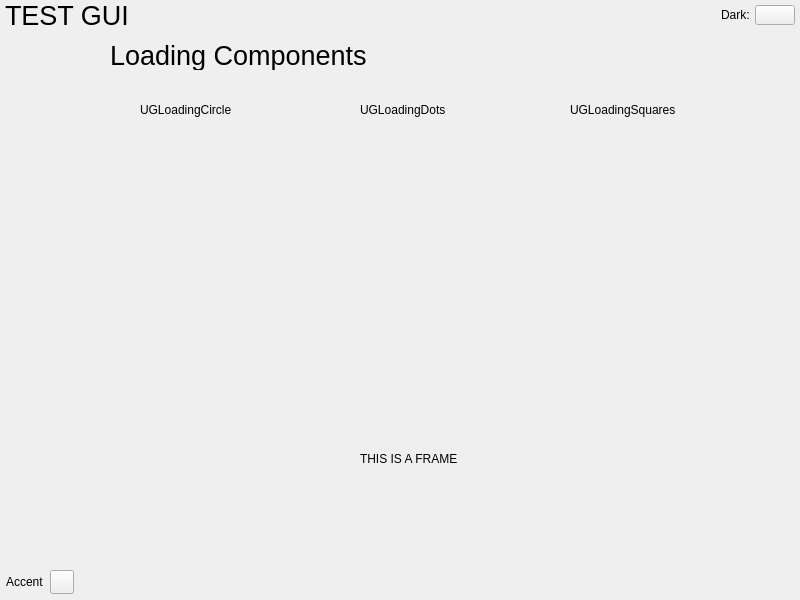
<?xml version="1.0" encoding="UTF-8"?>
<ui version="4.0">
 <class>MainWindow</class>
 <widget class="QMainWindow" name="MainWindow">
  <property name="geometry">
   <rect>
    <x>0</x>
    <y>0</y>
    <width>800</width>
    <height>600</height>
   </rect>
  </property>
  <property name="windowTitle">
   <string>MainWindow</string>
  </property>
  <widget class="QWidget" name="centralwidget">
   <layout class="QVBoxLayout" name="verticalLayout">
    <property name="spacing">
     <number>0</number>
    </property>
    <property name="leftMargin">
     <number>0</number>
    </property>
    <property name="topMargin">
     <number>0</number>
    </property>
    <property name="rightMargin">
     <number>0</number>
    </property>
    <property name="bottomMargin">
     <number>0</number>
    </property>
    <item>
     <widget class="QWidget" name="widget" native="true">
      <property name="maximumSize">
       <size>
        <width>16777215</width>
        <height>30</height>
       </size>
      </property>
      <layout class="QHBoxLayout" name="horizontalLayout">
       <property name="spacing">
        <number>5</number>
       </property>
       <property name="leftMargin">
        <number>5</number>
       </property>
       <property name="topMargin">
        <number>0</number>
       </property>
       <property name="rightMargin">
        <number>5</number>
       </property>
       <property name="bottomMargin">
        <number>0</number>
       </property>
       <item>
        <widget class="QLabel" name="title">
         <property name="font">
          <font>
           <pointsize>20</pointsize>
          </font>
         </property>
         <property name="text">
          <string>TEST GUI</string>
         </property>
        </widget>
       </item>
       <item>
        <spacer name="horizontalSpacer">
         <property name="orientation">
          <enum>Qt::Orientation::Horizontal</enum>
         </property>
         <property name="sizeHint" stdset="0">
          <size>
           <width>615</width>
           <height>20</height>
          </size>
         </property>
        </spacer>
       </item>
       <item>
        <widget class="QLabel" name="darkThemeLabel">
         <property name="text">
          <string>Dark:</string>
         </property>
        </widget>
       </item>
       <item>
        <widget class="gui::UGToggle" name="darkThemeToggle">
         <property name="sizePolicy">
          <sizepolicy hsizetype="Minimum" vsizetype="Minimum">
           <horstretch>0</horstretch>
           <verstretch>0</verstretch>
          </sizepolicy>
         </property>
         <property name="maximumSize">
          <size>
           <width>40</width>
           <height>20</height>
          </size>
         </property>
         <property name="text">
          <string/>
         </property>
        </widget>
       </item>
      </layout>
     </widget>
    </item>
    <item>
     <widget class="QWidget" name="widget_3" native="true">
      <layout class="QHBoxLayout" name="horizontalLayout_2">
       <property name="spacing">
        <number>0</number>
       </property>
       <property name="leftMargin">
        <number>0</number>
       </property>
       <property name="topMargin">
        <number>0</number>
       </property>
       <property name="rightMargin">
        <number>0</number>
       </property>
       <property name="bottomMargin">
        <number>0</number>
       </property>
       <item>
        <widget class="QWidget" name="sideWidget" native="true">
         <layout class="QVBoxLayout" name="verticalLayout_2">
          <property name="spacing">
           <number>0</number>
          </property>
          <property name="leftMargin">
           <number>0</number>
          </property>
          <property name="topMargin">
           <number>0</number>
          </property>
          <property name="rightMargin">
           <number>0</number>
          </property>
          <property name="bottomMargin">
           <number>0</number>
          </property>
          <item>
           <widget class="gui::UGSelector" name="selector" native="true">
            <property name="minimumSize">
             <size>
              <width>100</width>
              <height>100</height>
             </size>
            </property>
           </widget>
          </item>
          <item>
           <spacer name="verticalSpacer">
            <property name="orientation">
             <enum>Qt::Orientation::Vertical</enum>
            </property>
            <property name="sizeHint" stdset="0">
             <size>
              <width>20</width>
              <height>367</height>
             </size>
            </property>
           </spacer>
          </item>
          <item>
           <widget class="QWidget" name="accentPickerContainer" native="true">
            <layout class="QHBoxLayout" name="horizontalLayout_6">
             <property name="spacing">
              <number>6</number>
             </property>
             <property name="leftMargin">
              <number>6</number>
             </property>
             <property name="topMargin">
              <number>6</number>
             </property>
             <property name="rightMargin">
              <number>6</number>
             </property>
             <property name="bottomMargin">
              <number>6</number>
             </property>
             <item>
              <widget class="QLabel" name="accentColorLabel">
               <property name="text">
                <string>Accent</string>
               </property>
              </widget>
             </item>
             <item>
              <widget class="QPushButton" name="accentColorButton">
               <property name="minimumSize">
                <size>
                 <width>24</width>
                 <height>24</height>
                </size>
               </property>
               <property name="maximumSize">
                <size>
                 <width>24</width>
                 <height>24</height>
                </size>
               </property>
               <property name="text">
                <string/>
               </property>
              </widget>
             </item>
             <item>
              <spacer name="horizontalSpacer_5">
               <property name="orientation">
                <enum>Qt::Orientation::Horizontal</enum>
               </property>
               <property name="sizeHint" stdset="0">
                <size>
                 <width>40</width>
                 <height>20</height>
                </size>
               </property>
              </spacer>
             </item>
            </layout>
           </widget>
          </item>
         </layout>
        </widget>
       </item>
       <item>
        <widget class="QStackedWidget" name="stackedWidget">
         <property name="currentIndex">
          <number>4</number>
         </property>
         <widget class="QWidget" name="page_1">
          <layout class="QVBoxLayout" name="verticalLayout_5">
           <item>
            <widget class="QLabel" name="title_2">
             <property name="sizePolicy">
              <sizepolicy hsizetype="Preferred" vsizetype="Maximum">
               <horstretch>0</horstretch>
               <verstretch>0</verstretch>
              </sizepolicy>
             </property>
             <property name="font">
              <font>
               <pointsize>20</pointsize>
              </font>
             </property>
             <property name="text">
              <string>UGButton test dashboard</string>
             </property>
            </widget>
           </item>
           <item>
            <widget class="QWidget" name="widget_5" native="true">
             <layout class="QHBoxLayout" name="horizontalLayout_5">
              <property name="spacing">
               <number>10</number>
              </property>
              <property name="leftMargin">
               <number>2</number>
              </property>
              <property name="topMargin">
               <number>2</number>
              </property>
              <property name="rightMargin">
               <number>2</number>
              </property>
              <property name="bottomMargin">
               <number>2</number>
              </property>
              <item>
               <widget class="gui::UGButton" name="testPB">
                <property name="text">
                 <string>Button</string>
                </property>
               </widget>
              </item>
              <item>
               <widget class="gui::UGLed" name="statusLed" native="true">
                <property name="minimumSize">
                 <size>
                  <width>20</width>
                  <height>20</height>
                 </size>
                </property>
                <property name="maximumSize">
                 <size>
                  <width>20</width>
                  <height>20</height>
                 </size>
                </property>
               </widget>
              </item>
              <item>
               <widget class="QWidget" name="widget_6" native="true">
                <layout class="QVBoxLayout" name="verticalLayout_3">
                 <item>
                  <widget class="QCheckBox" name="buttonTestToggleCB">
                   <property name="text">
                    <string>Toggle</string>
                   </property>
                  </widget>
                 </item>
                 <item>
                  <widget class="QCheckBox" name="buttonTestTouchCB">
                   <property name="text">
                    <string>Hovering</string>
                   </property>
                  </widget>
                 </item>
                 <item>
                  <widget class="QCheckBox" name="buttonTestAutomodeCB">
                   <property name="text">
                    <string>Auto</string>
                   </property>
                   <property name="checked">
                    <bool>true</bool>
                   </property>
                  </widget>
                 </item>
                </layout>
               </widget>
              </item>
              <item>
               <widget class="Line" name="line">
                <property name="orientation">
                 <enum>Qt::Orientation::Vertical</enum>
                </property>
               </widget>
              </item>
              <item>
               <widget class="gui::UGToggle" name="testToggle">
                <property name="sizePolicy">
                 <sizepolicy hsizetype="Minimum" vsizetype="Minimum">
                  <horstretch>0</horstretch>
                  <verstretch>0</verstretch>
                 </sizepolicy>
                </property>
                <property name="maximumSize">
                 <size>
                  <width>56</width>
                  <height>22</height>
                 </size>
                </property>
                <property name="minimumSize">
                 <size>
                  <width>56</width>
                  <height>22</height>
                 </size>
                </property>
                <property name="text">
                 <string/>
                </property>
               </widget>
              </item>
              <item>
               <widget class="QWidget" name="widget_7" native="true">
                <layout class="QVBoxLayout" name="verticalLayout_4">
                 <item>
                  <widget class="QPushButton" name="testToggleEnable">
                   <property name="text">
                    <string>Enable</string>
                   </property>
                  </widget>
                 </item>
                 <item>
                  <widget class="QPushButton" name="testToggleDisable">
                   <property name="text">
                    <string>Disable</string>
                   </property>
                  </widget>
                 </item>
                </layout>
               </widget>
              </item>
              <item>
               <spacer name="horizontalSpacer_3">
                <property name="orientation">
                 <enum>Qt::Orientation::Horizontal</enum>
                </property>
                <property name="sizeHint" stdset="0">
                 <size>
                  <width>397</width>
                  <height>20</height>
                 </size>
                </property>
               </spacer>
              </item>
             </layout>
            </widget>
           </item>
           <item>
            <widget class="QLabel" name="title_3">
             <property name="sizePolicy">
              <sizepolicy hsizetype="Preferred" vsizetype="Maximum">
               <horstretch>0</horstretch>
               <verstretch>0</verstretch>
              </sizepolicy>
             </property>
             <property name="font">
              <font>
               <pointsize>20</pointsize>
              </font>
             </property>
             <property name="text">
              <string>UGLogger test dashboard</string>
             </property>
            </widget>
           </item>
           <item>
            <widget class="QWidget" name="widget_4" native="true">
             <layout class="QHBoxLayout" name="horizontalLayout_4">
              <item>
               <widget class="gui::UGLogger" name="buttonLogger" native="true">
                <property name="minimumSize">
                 <size>
                  <width>200</width>
                  <height>60</height>
                 </size>
                </property>
                <property name="maximumSize">
                 <size>
                  <width>200</width>
                  <height>60</height>
                 </size>
                </property>
               </widget>
              </item>
              <item>
               <spacer name="horizontalSpacer_2">
                <property name="orientation">
                 <enum>Qt::Orientation::Horizontal</enum>
                </property>
                <property name="sizeHint" stdset="0">
                 <size>
                  <width>40</width>
                  <height>20</height>
                 </size>
                </property>
               </spacer>
              </item>
             </layout>
            </widget>
           </item>
           <item>
            <widget class="QWidget" name="widget_8" native="true">
             <property name="minimumSize">
              <size>
               <width>0</width>
               <height>100</height>
              </size>
             </property>
             <layout class="QVBoxLayout" name="verticalLayout_7">
              <property name="spacing">
               <number>0</number>
              </property>
              <property name="leftMargin">
               <number>0</number>
              </property>
              <property name="topMargin">
               <number>0</number>
              </property>
              <property name="rightMargin">
               <number>0</number>
              </property>
              <property name="bottomMargin">
               <number>0</number>
              </property>
              <item>
               <widget class="QLabel" name="title_9">
                <property name="maximumSize">
                 <size>
                  <width>16777215</width>
                  <height>20</height>
                 </size>
                </property>
                <property name="font">
                 <font>
                  <pointsize>20</pointsize>
                 </font>
                </property>
                <property name="text">
                 <string>UGButtonArray</string>
                </property>
               </widget>
              </item>
              <item>
               <widget class="QWidget" name="widget_9" native="true">
                <layout class="QHBoxLayout" name="horizontalLayout_3">
                 <property name="spacing">
                  <number>0</number>
                 </property>
                 <property name="leftMargin">
                  <number>0</number>
                 </property>
                 <property name="topMargin">
                  <number>0</number>
                 </property>
                 <property name="rightMargin">
                  <number>0</number>
                 </property>
                 <property name="bottomMargin">
                  <number>0</number>
                 </property>
                 <item>
                  <widget class="gui::UGButtonArray" name="horizontalButtonArray" native="true">
                   <property name="minimumSize">
                    <size>
                     <width>200</width>
                     <height>0</height>
                    </size>
                   </property>
                  </widget>
                 </item>
                 <item>
                  <widget class="gui::UGButtonArray" name="verticalButtonArray" native="true">
                   <property name="minimumSize">
                    <size>
                     <width>200</width>
                     <height>0</height>
                    </size>
                   </property>
                  </widget>
                 </item>
                 <item>
                  <spacer name="horizontalSpacer_4">
                   <property name="orientation">
                    <enum>Qt::Orientation::Horizontal</enum>
                   </property>
                   <property name="sizeHint" stdset="0">
                    <size>
                     <width>40</width>
                     <height>20</height>
                    </size>
                   </property>
                  </spacer>
                 </item>
                </layout>
               </widget>
              </item>
             </layout>
            </widget>
           </item>
          </layout>
         </widget>
         <widget class="QWidget" name="page_2">
          <widget class="gui::UGSlider" name="slider" native="true">
           <property name="geometry">
            <rect>
             <x>10</x>
             <y>70</y>
             <width>380</width>
             <height>15</height>
            </rect>
           </property>
           <property name="minimumSize">
            <size>
             <width>380</width>
             <height>15</height>
            </size>
           </property>
           <property name="maximumSize">
            <size>
             <width>380</width>
             <height>15</height>
            </size>
           </property>
          </widget>
          <widget class="QLabel" name="title_4">
           <property name="geometry">
            <rect>
             <x>10</x>
             <y>10</y>
             <width>331</width>
             <height>30</height>
            </rect>
           </property>
           <property name="font">
            <font>
             <pointsize>20</pointsize>
            </font>
           </property>
           <property name="text">
            <string>UGSlider test dashboard</string>
           </property>
          </widget>
          <widget class="QLabel" name="sliderLabel">
           <property name="geometry">
            <rect>
             <x>480</x>
             <y>70</y>
             <width>101</width>
             <height>20</height>
            </rect>
           </property>
           <property name="text">
            <string>0</string>
           </property>
          </widget>
          <widget class="gui::UGLoadingBar" name="loadingBar" native="true">
           <property name="geometry">
            <rect>
             <x>90</x>
             <y>200</y>
             <width>351</width>
             <height>6</height>
            </rect>
           </property>
           <property name="minimumSize">
            <size>
             <width>0</width>
             <height>6</height>
            </size>
           </property>
           <property name="maximumSize">
            <size>
             <width>16777215</width>
             <height>6</height>
            </size>
           </property>
          </widget>
          <widget class="QLabel" name="title_5">
           <property name="geometry">
            <rect>
             <x>10</x>
             <y>140</y>
             <width>381</width>
             <height>30</height>
            </rect>
           </property>
           <property name="font">
            <font>
             <pointsize>20</pointsize>
            </font>
           </property>
           <property name="text">
            <string>UGLoadingBar test dashboard</string>
           </property>
          </widget>
          <widget class="QLabel" name="title_6">
           <property name="geometry">
            <rect>
             <x>10</x>
             <y>270</y>
             <width>221</width>
             <height>30</height>
            </rect>
           </property>
           <property name="font">
            <font>
             <pointsize>20</pointsize>
            </font>
           </property>
           <property name="text">
            <string>UGScroll test dashboard</string>
           </property>
          </widget>
          <widget class="gui::UGScroll" name="scroll" native="true">
           <property name="geometry">
            <rect>
             <x>60</x>
             <y>310</y>
             <width>100</width>
             <height>20</height>
            </rect>
           </property>
           <property name="minimumSize">
            <size>
             <width>100</width>
             <height>20</height>
            </size>
           </property>
           <property name="maximumSize">
            <size>
             <width>100</width>
             <height>20</height>
            </size>
           </property>
          </widget>
          <widget class="QLabel" name="title_7">
           <property name="geometry">
            <rect>
             <x>380</x>
             <y>260</y>
             <width>221</width>
             <height>30</height>
            </rect>
           </property>
           <property name="font">
            <font>
             <pointsize>20</pointsize>
            </font>
           </property>
           <property name="text">
            <string>UGPicker test dashboard</string>
           </property>
          </widget>
          <widget class="QWidget" name="widget_2" native="true">
           <property name="geometry">
            <rect>
             <x>380</x>
             <y>310</y>
             <width>204</width>
             <height>78</height>
            </rect>
           </property>
           <layout class="QVBoxLayout" name="verticalLayout_6">
            <item>
             <widget class="gui::UGPicker" name="picker" native="true">
              <property name="minimumSize">
               <size>
                <width>180</width>
                <height>20</height>
               </size>
              </property>
              <property name="maximumSize">
               <size>
                <width>180</width>
                <height>20</height>
               </size>
              </property>
             </widget>
            </item>
            <item>
             <widget class="gui::UGButton" name="testPB_2">
              <property name="text">
               <string>Button</string>
              </property>
             </widget>
            </item>
           </layout>
          </widget>
          <widget class="QLabel" name="title_8">
           <property name="geometry">
            <rect>
             <x>10</x>
             <y>350</y>
             <width>221</width>
             <height>30</height>
            </rect>
           </property>
           <property name="font">
            <font>
             <pointsize>20</pointsize>
            </font>
           </property>
           <property name="text">
            <string>UGSegDisplay</string>
           </property>
          </widget>
          <widget class="gui::UGSegDisplay" name="segdisplay" native="true">
           <property name="geometry">
            <rect>
             <x>0</x>
             <y>400</y>
             <width>191</width>
             <height>141</height>
            </rect>
           </property>
          </widget>
         </widget>
         <widget class="QWidget" name="page_3">
          <widget class="gui::UGPlotter" name="plotter" native="true">
           <property name="geometry">
            <rect>
             <x>20</x>
             <y>30</y>
             <width>600</width>
             <height>200</height>
            </rect>
           </property>
           <property name="minimumSize">
            <size>
             <width>600</width>
             <height>200</height>
            </size>
           </property>
           <property name="maximumSize">
            <size>
             <width>600</width>
             <height>200</height>
            </size>
           </property>
          </widget>
          <widget class="gui::UGOscilloscope" name="oscilloscope" native="true">
           <property name="geometry">
            <rect>
             <x>20</x>
             <y>270</y>
             <width>631</width>
             <height>251</height>
            </rect>
           </property>
          </widget>
         </widget>
         <widget class="QWidget" name="page_4">
          <widget class="gui::UGButtonArray" name="verticalButtonArray_2" native="true">
           <property name="geometry">
            <rect>
             <x>120</x>
             <y>130</y>
             <width>338</width>
             <height>131</height>
            </rect>
           </property>
          </widget>
         </widget>
         <widget class="QWidget" name="page_5">
          <widget class="QLabel" name="title_10">
           <property name="geometry">
            <rect>
             <x>10</x>
             <y>10</y>
             <width>381</width>
             <height>30</height>
            </rect>
           </property>
           <property name="font">
            <font>
             <pointsize>20</pointsize>
            </font>
           </property>
           <property name="text">
            <string>Loading Components</string>
           </property>
          </widget>
          <widget class="gui::UGFrame" name="loadingFrame">
           <property name="geometry">
            <rect>
             <x>20</x>
             <y>70</y>
             <width>620</width>
             <height>220</height>
            </rect>
           </property>
           <widget class="QLabel" name="loadingCircleTitle">
            <property name="geometry">
             <rect>
              <x>20</x>
              <y>0</y>
              <width>180</width>
              <height>20</height>
             </rect>
            </property>
            <property name="text">
             <string>UGLoadingCircle</string>
            </property>
           </widget>
           <widget class="QLabel" name="loadingDotsTitle">
            <property name="geometry">
             <rect>
              <x>240</x>
              <y>0</y>
              <width>180</width>
              <height>20</height>
             </rect>
            </property>
            <property name="text">
             <string>UGLoadingDots</string>
            </property>
           </widget>
           <widget class="QLabel" name="loadingSquaresTitle">
            <property name="geometry">
             <rect>
              <x>450</x>
              <y>0</y>
              <width>160</width>
              <height>20</height>
             </rect>
            </property>
            <property name="text">
             <string>UGLoadingSquares</string>
            </property>
           </widget>
           <widget class="gui::UGLoadingCircle" name="loadingCircle" native="true">
            <property name="geometry">
             <rect>
              <x>48</x>
              <y>24</y>
              <width>64</width>
              <height>64</height>
             </rect>
            </property>
           </widget>
           <widget class="gui::UGLoadingCircle" name="loadingCircle2" native="true">
            <property name="geometry">
             <rect>
              <x>56</x>
              <y>96</y>
              <width>48</width>
              <height>48</height>
             </rect>
            </property>
           </widget>
           <widget class="gui::UGLoadingCircle" name="loadingCircle3" native="true">
            <property name="geometry">
             <rect>
              <x>64</x>
              <y>152</y>
              <width>32</width>
              <height>32</height>
             </rect>
            </property>
           </widget>
           <widget class="gui::UGLoadingCircle" name="loadingCircle4" native="true">
            <property name="geometry">
             <rect>
              <x>70</x>
              <y>188</y>
              <width>20</width>
              <height>20</height>
             </rect>
            </property>
           </widget>
           <widget class="gui::UGLoadingDots" name="loadingDots" native="true">
            <property name="geometry">
             <rect>
              <x>268</x>
              <y>24</y>
              <width>64</width>
              <height>64</height>
             </rect>
            </property>
           </widget>
           <widget class="gui::UGLoadingDots" name="loadingDots2" native="true">
            <property name="geometry">
             <rect>
              <x>276</x>
              <y>96</y>
              <width>48</width>
              <height>48</height>
             </rect>
            </property>
           </widget>
           <widget class="gui::UGLoadingDots" name="loadingDots3" native="true">
            <property name="geometry">
             <rect>
              <x>284</x>
              <y>152</y>
              <width>32</width>
              <height>32</height>
             </rect>
            </property>
           </widget>
           <widget class="gui::UGLoadingDots" name="loadingDots4" native="true">
            <property name="geometry">
             <rect>
              <x>290</x>
              <y>188</y>
              <width>20</width>
              <height>20</height>
             </rect>
            </property>
           </widget>
           <widget class="gui::UGLoadingSquares" name="loadingSquares" native="true">
            <property name="geometry">
             <rect>
              <x>488</x>
              <y>24</y>
              <width>64</width>
              <height>64</height>
             </rect>
            </property>
           </widget>
           <widget class="gui::UGLoadingSquares" name="loadingSquares2" native="true">
            <property name="geometry">
             <rect>
              <x>496</x>
              <y>96</y>
              <width>48</width>
              <height>48</height>
             </rect>
            </property>
           </widget>
           <widget class="gui::UGLoadingSquares" name="loadingSquares3" native="true">
            <property name="geometry">
             <rect>
              <x>504</x>
              <y>152</y>
              <width>32</width>
              <height>32</height>
             </rect>
            </property>
           </widget>
           <widget class="gui::UGLoadingSquares" name="loadingSquares4" native="true">
            <property name="geometry">
             <rect>
              <x>510</x>
              <y>188</y>
              <width>20</width>
              <height>20</height>
             </rect>
            </property>
           </widget>
          </widget>
          <widget class="gui::UGFrame" name="frame">
           <property name="geometry">
            <rect>
             <x>140</x>
             <y>360</y>
             <width>361</width>
             <height>141</height>
            </rect>
           </property>
           <widget class="QLabel" name="label">
            <property name="geometry">
             <rect>
              <x>120</x>
              <y>60</y>
              <width>151</width>
              <height>18</height>
             </rect>
            </property>
            <property name="text">
             <string>THIS IS A FRAME</string>
            </property>
           </widget>
          </widget>
         </widget>
        </widget>
       </item>
      </layout>
     </widget>
    </item>
   </layout>
  </widget>
 </widget>
 <customwidgets>
  <customwidget>
   <class>gui::UGButton</class>
   <extends>QPushButton</extends>
   <header>ugbutton.h</header>
  </customwidget>
  <customwidget>
   <class>gui::UGSelector</class>
   <extends>QWidget</extends>
   <header>ugselector.h</header>
   <container>1</container>
  </customwidget>
  <customwidget>
   <class>gui::UGLoadingBar</class>
   <extends>QWidget</extends>
   <header>ugloadingbar.h</header>
   <container>1</container>
  </customwidget>
  <customwidget>
   <class>gui::UGPicker</class>
   <extends>QWidget</extends>
   <header>ugpicker.h</header>
   <container>1</container>
  </customwidget>
  <customwidget>
   <class>gui::UGSegDisplay</class>
   <extends>QWidget</extends>
   <header>ugsegdisplay.h</header>
   <container>1</container>
  </customwidget>
  <customwidget>
   <class>gui::UGLogger</class>
   <extends>QWidget</extends>
   <header>uglogger.h</header>
   <container>1</container>
  </customwidget>
  <customwidget>
   <class>gui::UGSlider</class>
   <extends>QWidget</extends>
   <header>ugslider.h</header>
   <container>1</container>
  </customwidget>
  <customwidget>
   <class>gui::UGScroll</class>
   <extends>QWidget</extends>
   <header>ugscroll.h</header>
   <container>1</container>
  </customwidget>
  <customwidget>
   <class>gui::UGToggle</class>
   <extends>QPushButton</extends>
   <header>ugtoggle.h</header>
  </customwidget>
  <customwidget>
   <class>gui::UGPlotter</class>
   <extends>QWidget</extends>
   <header>ugplotter.h</header>
   <container>1</container>
  </customwidget>
  <customwidget>
   <class>gui::UGButtonArray</class>
   <extends>QWidget</extends>
   <header>ugbuttonarray.h</header>
   <container>1</container>
  </customwidget>
  <customwidget>
   <class>gui::UGOscilloscope</class>
   <extends>QWidget</extends>
   <header>ugoscilloscope.h</header>
   <container>1</container>
  </customwidget>
  <customwidget>
   <class>gui::UGLed</class>
   <extends>QWidget</extends>
   <header>ugled.h</header>
  </customwidget>
  <customwidget>
   <class>gui::UGFrame</class>
   <extends>QFrame</extends>
   <header>ugframe.h</header>
   <container>1</container>
  </customwidget>
  <customwidget>
   <class>gui::UGLoadingCircle</class>
   <extends>QWidget</extends>
   <header>ugloadingcircle.h</header>
  </customwidget>
  <customwidget>
   <class>gui::UGLoadingDots</class>
   <extends>QWidget</extends>
   <header>ugloadingdots.h</header>
  </customwidget>
  <customwidget>
   <class>gui::UGLoadingSquares</class>
   <extends>QWidget</extends>
   <header>ugloadingsquares.h</header>
  </customwidget>
 </customwidgets>
 <resources/>
 <connections/>
</ui>
